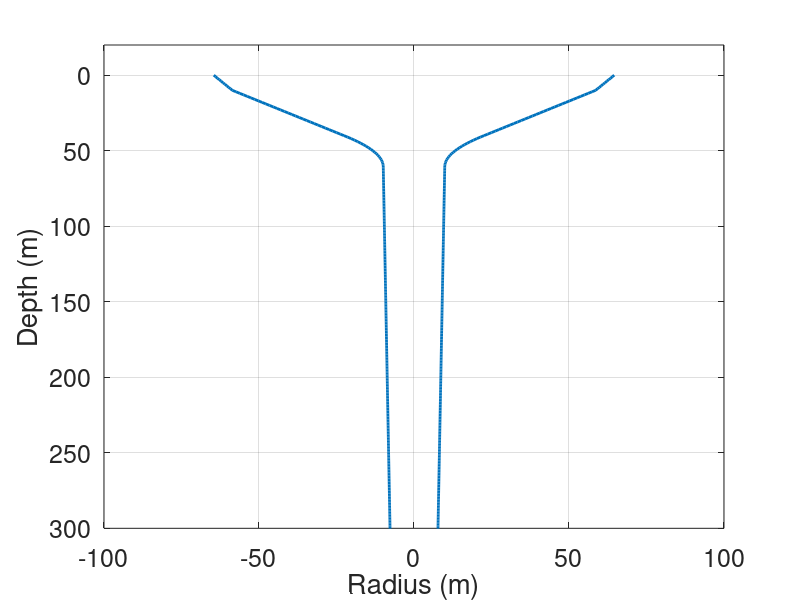

This chart was generated by the following MATLAB code: (Note: this script raises an error after producing the figure.)
%% MAKE FIG FORWARD %%
%
% Make figure showing the crater geometry and the transfer function as a
% function of depth and frequency (psuedo-spectrogram)

clear all; clc;
set(0,'DefaultLineLineWidth',2);
set(0,'DefaultAxesFontSize',18);
cmap = get(gca,'ColorOrder');

%%%%%%%%%%%%%%%%
%%% Geometry %%%
%%%%%%%%%%%%%%%%

% CRes geometry
load EtnaGeomCRes.mat
figHand = figure(1); clf;
set(figHand,'Position',[100 100 300 600]);

plot(shape(:,2), shape(:,1),'Color',cmap(1,:));
hold on;
set(gca,'YDir','Reverse');
plot(-shape(:,2), shape(:,1),'Color',cmap(1,:));
ylim([-20 300]); grid on; hold on;
xlabel('Radius (m)');
ylabel('Depth (m)');
xlim([-100 100])
%hline(58)

% DEM geometry
W = readmatrix('w_section.txt');
% shift profile so that outlet height is zero and crater is centered at zero
z_shift = max(W(:,2))-10;
r_shift = 160;
W0(:,1) = W(:,1)-r_shift;
W0(:,2) = -(W(:,2)-z_shift);
plot(W0(:,1), W0(:,2),'k');

%%%%%%%%%%%%%%%%%
%%% SPECTOGRAM %%%
%%%%%%%%%%%%%%%%%

load CRES_Output_200C.mat
figHand = figure(2); clf;
set(figHand,'Position',[100 100 600 500]);
[FF,DD] = meshgrid(f,DEPTH_VECTOR);
h = surf(FF,DD,abs(TRANS_FUNC)');
hold on;
view(2);
shading interp
ylabel('Depth (m)');
xlabel('Frequency (Hz)');
xlim([0 5]);
ylim([min(DEPTH_VECTOR) max(DEPTH_VECTOR)])
set(gca,'YDir','Reverse');
hold on;
colorbar; caxis([0 8])


load CRES_OUTPUT_ALL.mat
plot3(F0_200C,DEPTH,10*ones(size(DEPTH)),'r:');
